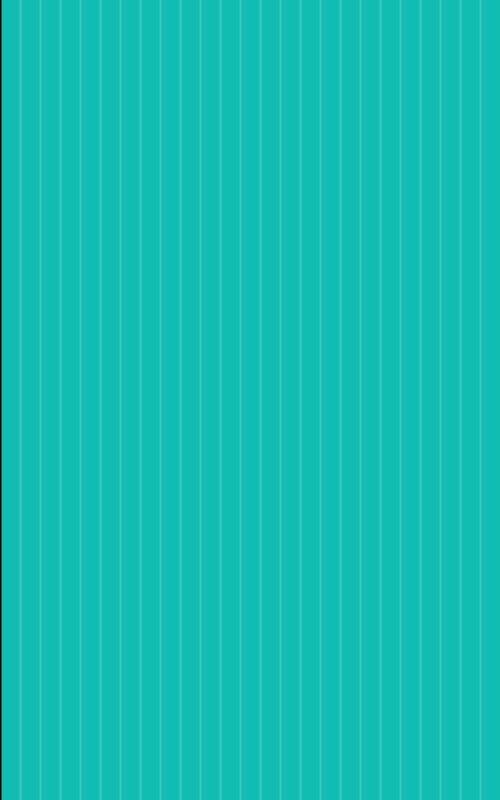
Frame 1 (no input)
Frame 60 (the mouse pressed at the canvas centre just before this capture): identical to frame 1, image omitted
Frame 120 (the mouse held since frame 60 and released just before this capture): identical to frame 1, image omitted

The Processing sketch that drew this single still picture (run headless with seeded random() and noise(); from frame 60 on, the mouse is pressed at the canvas centre):

// Processing sketch: processing_139846
// ── processing_139846.pde

void setup(){
  size(500,800);
  background(17,188,178);
  ellipseMode(CENTER);
  strokeWeight(2);
  
  //background lines
  for (int x=0; x<500; x+=20) {
  line(x,0,x,800);
  stroke(255,45);
  strokeWeight(2);
  }
}

void draw(){
}


void mouseClicked(){
  drawSprite();
}

void drawSprite(){
  //body
  fill(176,255,155);
  noStroke();
  ellipse(mouseX,mouseY,200,200);
  
  //eyes
  fill(255);
  noStroke();
  ellipse(mouseX-40,mouseY-40,60,60);
  ellipse(mouseX+40,mouseY-40,60,60);
  
  //pupil
  fill(0);
  ellipse(mouseX-40,mouseY-40,20,20);
  ellipse(mouseX+40,mouseY-40,20,20);
  
  //eyebrows
  stroke(74,106,65);
  strokeWeight(15);
  line(mouseX-70,mouseY-80,mouseX-10,mouseY-80);
  line(mouseX+70,mouseY-80,mouseX+10,mouseY-80);
  
  //arms
  stroke(74,106,65);
  strokeWeight(7);
  line(mouseX-100,mouseY,mouseX-160,mouseY-60);
  line(mouseX+100,mouseY,mouseX+160,mouseY-60);
  
  //legs
  stroke(74,106,65);
  strokeWeight(7);
  line(mouseX-60,mouseY+80,mouseX-80,mouseY+120);
  line(mouseX+60,mouseY+80,mouseX+80,mouseY+120);
}
